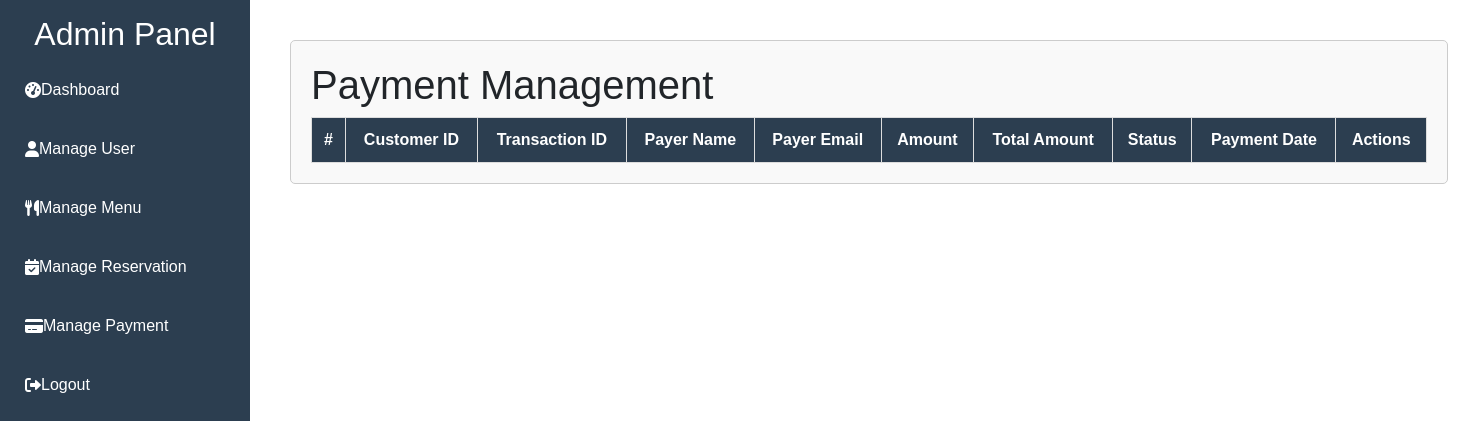
Before: /gerlys/admin/payment.php with the older database file.
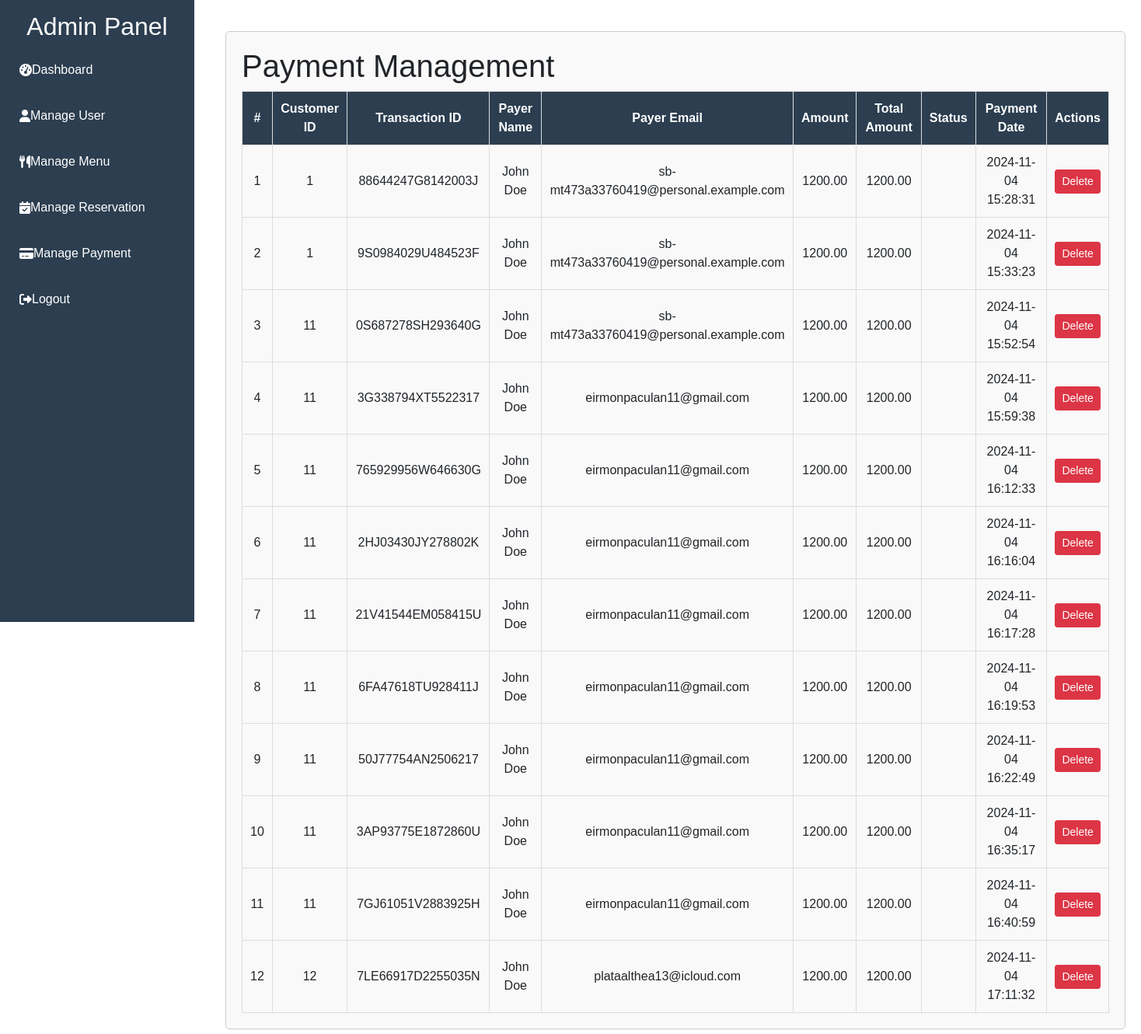
After: the same page with the newer database file.
### tables this page shows
CREATE TABLE `payments` (
  `id` int(11) NOT NULL,
  `customer_id` int(11) DEFAULT NULL,
  `transaction_id` varchar(255) DEFAULT NULL,
  `payer_name` varchar(255) DEFAULT NULL,
  `payer_email` varchar(255) DEFAULT NULL,
  `amount` decimal(10,2) DEFAULT NULL,
  `total_amount` varchar(255) DEFAULT NULL,
  `payment_status` varchar(50) DEFAULT NULL,
  `payment_date` timestamp NOT NULL DEFAULT current_timestamp()
);

### gerlys/admin/payment.php (the view, shortened to what this page needs)
<?php
$connection = mysqli_connect("localhost", "root", "", "gerlysdatabase");
$payments = mysqli_query($connection, "SELECT * FROM payments");
?>
<!DOCTYPE html>
<html lang="en">
<head>
    <link rel="stylesheet" href="https://cdnjs.cloudflare.com/ajax/libs/font-awesome/6.0.0-beta3/css/all.min.css">
    <link rel="stylesheet" href="https://stackpath.bootstrapcdn.com/bootstrap/4.5.2/css/bootstrap.min.css">
</head>
<body>
<div class="sidebar">
    <h2>Admin Panel</h2>
    <a href="#dashboard"><i class="fas fa-tachometer-alt"></i> Dashboard</a>
    <a href="user.php"><i class="fas fa-user"></i> Manage User</a>
    <a href="menu.php"><i class="fas fa-utensils"></i> Manage Menu</a>
    <a href="reservation.php"><i class="fas fa-calendar-check"></i> Manage Reservation</a>
    <a href="payment.php"><i class="fas fa-credit-card"></i> Manage Payment</a>
    <a href="#logout" class="logout"><i class="fas fa-sign-out-alt"></i> Logout</a>
</div>
<div class="content">
    <div class="table-container">
        <h1>Payment Management</h1>
        <table>
            <thead>
                <tr>
                    <th>#</th>
                    <th>Customer ID</th>
                    <th>Transaction ID</th>
                    <th>Payer Name</th>
                    <th>Payer Email</th>
                    <th>Amount</th>
                    <th>Total Amount</th>
                    <th>Status</th>
                    <th>Payment Date</th>
                    <th>Actions</th>
                </tr>
            </thead>
            <tbody>
            <?php foreach ($payments as $index => $payment): ?>
                <tr>
                    <td><?php echo $index + 1; ?></td>
                    <td><?php echo htmlspecialchars($payment['customer_id']); ?></td>
                    <td><?php echo htmlspecialchars($payment['transaction_id']); ?></td>
                    <td><?php echo htmlspecialchars($payment['payer_name']); ?></td>
                    <td><?php echo htmlspecialchars($payment['payer_email']); ?></td>
                    <td><?php echo htmlspecialchars($payment['amount']); ?></td>
                    <td><?php echo htmlspecialchars($payment['total_amount']); ?></td>
                    <td><?php echo htmlspecialchars($payment['payment_status']); ?></td>
                    <td><?php echo htmlspecialchars($payment['payment_date']); ?></td>
                    <td>
                        <a href='?delete_id=<?php echo $payment['id']; ?>' class='btn btn-danger btn-sm' onclick='return confirm("Are you sure you want to delete this payment?");'>Delete</a>
                    </td>
                </tr>
            <?php endforeach; ?>
            </tbody>
        </table>
    </div>
</div>
</body>
</html>

### gerlys/admin/payment.php (style rules this page uses)
body { font-family: Arial, sans-serif; margin: 0; display: flex; }
.sidebar { width: 250px; background-color: #2c3e50; color: white; padding: 15px; height: 100vh; position: fixed; }
.sidebar h2 { text-align: center; }
.sidebar a { color: white; text-decoration: none; display: flex; align-items: center; padding: 10px; margin: 15px 0; border-radius: 5px; transition: background-color 0.3s; }
.content { margin-left: 270px; padding: 20px; flex: 1; }
.table-container { margin-top: 20px; padding: 20px; border: 1px solid #ccc; border-radius: 5px; background-color: #f9f9f9; }
table { width: 100%; border-collapse: collapse; }
th, td { padding: 10px; text-align: center; border: 1px solid #ddd; }
th { background-color: #2c3e50; color: white; }

Changed rows visible on the page:
added payments: customer "1", transaction "88644247G8142003J", payer_name "John Doe", payer_email "sb-mt473a33760419@personal.example.com", amount "1200.00", total_amount "1200.00", payment_date "2024-11-04 15:28:31"
added payments: customer "1", transaction "9S0984029U484523F", payer_name "John Doe", payer_email "sb-mt473a33760419@personal.example.com", amount "1200.00", total_amount "1200.00", payment_date "2024-11-04 15:33:23"
added payments: customer "11", transaction "0S687278SH293640G", payer_name "John Doe", payer_email "sb-mt473a33760419@personal.example.com", amount "1200.00", total_amount "1200.00", payment_date "2024-11-04 15:52:54"
added payments: customer "11", transaction "3G338794XT5522317", payer_name "John Doe", payer_email "eirmonpaculan11@gmail.com", amount "1200.00", total_amount "1200.00", payment_date "2024-11-04 15:59:38"
added payments: customer "11", transaction "765929956W646630G", payer_name "John Doe", payer_email "eirmonpaculan11@gmail.com", amount "1200.00", total_amount "1200.00", payment_date "2024-11-04 16:12:33"
added payments: customer "11", transaction "2HJ03430JY278802K", payer_name "John Doe", payer_email "eirmonpaculan11@gmail.com", amount "1200.00", total_amount "1200.00", payment_date "2024-11-04 16:16:04"
added payments: customer "11", transaction "21V41544EM058415U", payer_name "John Doe", payer_email "eirmonpaculan11@gmail.com", amount "1200.00", total_amount "1200.00", payment_date "2024-11-04 16:17:28"
added payments: customer "11", transaction "6FA47618TU928411J", payer_name "John Doe", payer_email "eirmonpaculan11@gmail.com", amount "1200.00", total_amount "1200.00", payment_date "2024-11-04 16:19:53"
added payments: customer "11", transaction "50J77754AN2506217", payer_name "John Doe", payer_email "eirmonpaculan11@gmail.com", amount "1200.00", total_amount "1200.00", payment_date "2024-11-04 16:22:49"
added payments: customer "11", transaction "3AP93775E1872860U", payer_name "John Doe", payer_email "eirmonpaculan11@gmail.com", amount "1200.00", total_amount "1200.00", payment_date "2024-11-04 16:35:17"
added payments: customer "11", transaction "7GJ61051V2883925H", payer_name "John Doe", payer_email "eirmonpaculan11@gmail.com", amount "1200.00", total_amount "1200.00", payment_date "2024-11-04 16:40:59"
added payments: customer "12", transaction "7LE66917D2255035N", payer_name "John Doe", payer_email "plataalthea13@icloud.com", amount "1200.00", total_amount "1200.00", payment_date "2024-11-04 17:11:32"
